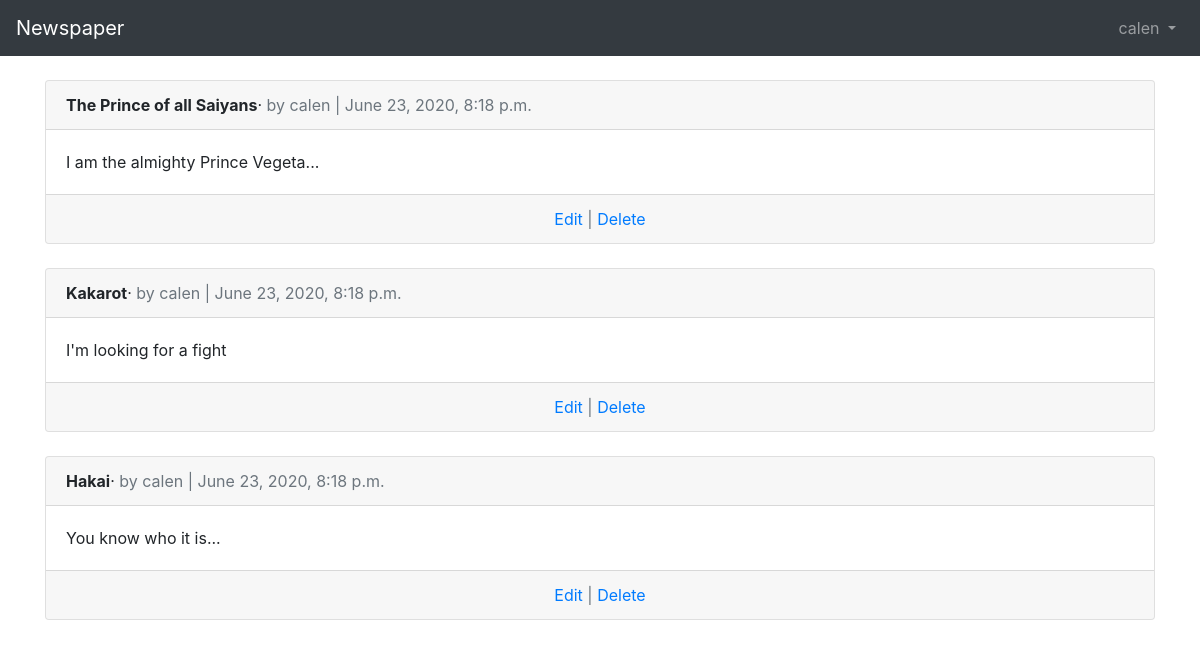
The page /articles/ (signed in) on the database as committed earlier.
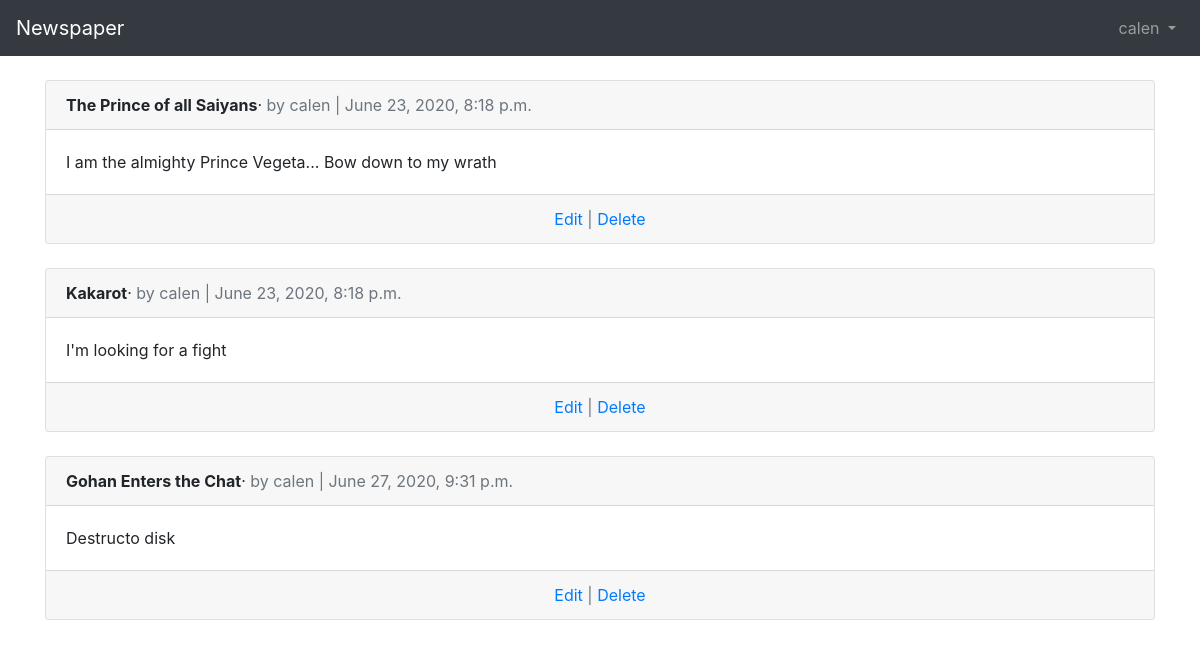
The same page on the database as committed later.
### articles/models.py (models this page shows, shortened)
class Article(models.Model):
    title = models.CharField(max_length = 255)
    body = models.TextField()
    date = models.DateTimeField(auto_now_add=True)
    author = models.ForeignKey(get_user_model(), on_delete=models.CASCADE,)

### users/models.py (models this page shows)
class CustomUser(AbstractUser):
    age = models.PositiveIntegerField(null=True, blank=True)

### articles/views.py (the view)
# urls.py: path('', ArticleListView.as_view(), name='article_list'),
class ArticleListView(LoginRequiredMixin, ListView):
    model = Article
    template_name = 'article_list.html'
    login_url = 'login'

### templates/article_list.html
{% extends 'base.html' %}
{% block content %}
{% for article in object_list %}
    <div class="card">
    <div class="card-header">
        <span class="font-weight-bold">{{ article.title }}</span>&middot;
        <span class="text-muted">by {{ article.author }} | {{ article.date }}</span>
    </div>
    <div class="card-body">
        {{ article.body }}
    </div>
    <div class="card-footer text-center text-muted">
        <a href="{% url 'article_edit' article.pk %}">Edit</a> | <a href="{% url 'article_delete' article.pk %}">Delete</a>
    </div>
    </div>
    <br />
    {% endfor %}
{% endblock %}

Rows that differ between the two databases and show on the page:
removed Article: title "Hakai", author "calen", date "June 23, 2020, 8:18 p.m.", body "You know who it is..."
changed Article "The Prince of all Saiyans": body "I am the almighty Prince Vegeta..." → "I am the almighty Prince Vegeta... Bow down to my wrath"
added Article: title "Gohan Enters the Chat", author "calen", date "June 27, 2020, 9:31 p.m.", body "Destructo disk"
